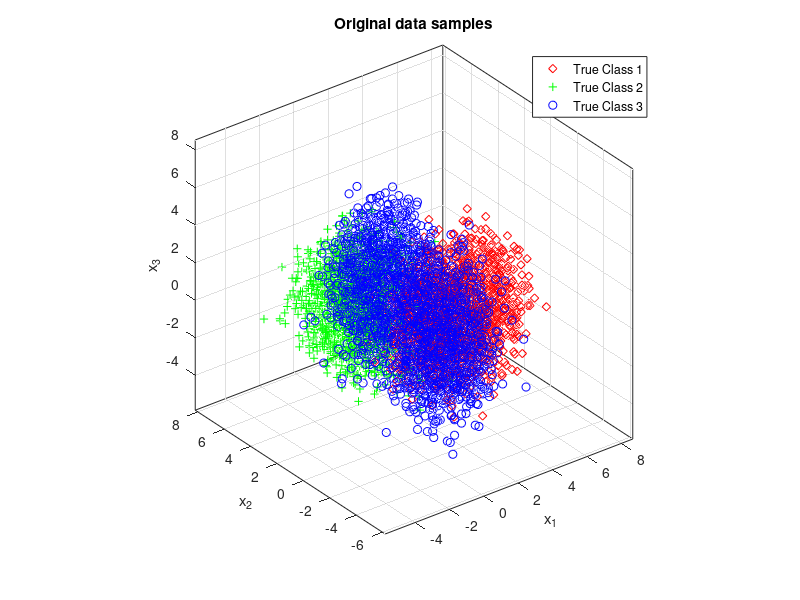
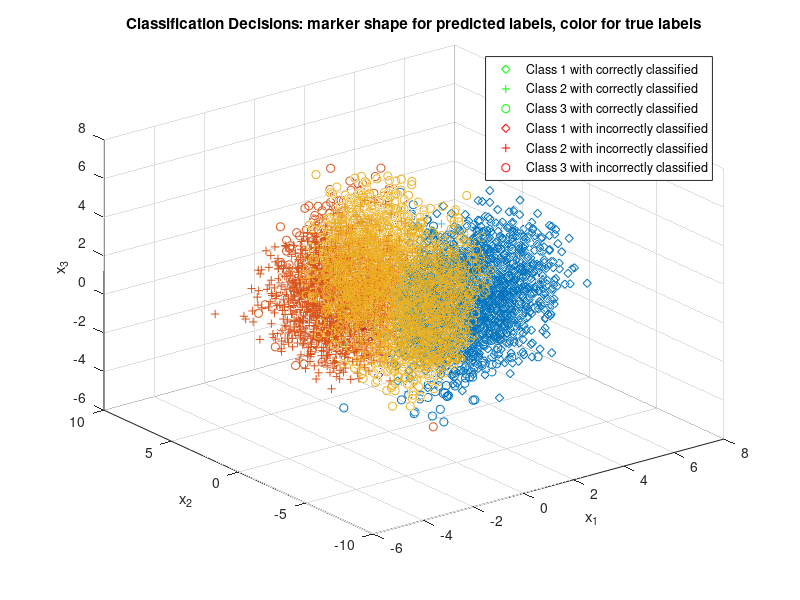

These figures' MATLAB source, in order:
close all; clear ; clc;
% Modifying provided "generateData_Exam1Question1.m" script for data generation
m(:,1) = [3;0;0]; 
Sigma(:,:,1) =[2 0 0;0 1 0;0 0 2]; % mean and covariance of data pdf conditioned on label 1
m(:,2) = [0;3;0]; 
Sigma(:,:,2) = [1 0 0;0 2 0;0 0 2]; % mean and covariance of data pdf conditioned on label 2
m(:,3) = [-1;0;3]; 
Sigma(:,:,3) = [1 0 0;0 1 0;0 0 3];% mean and covariance of data pdf conditioned on label 3 part1
m(:,4) = [0;-3;1]; 
Sigma(:,:,4) = [1 0 0;0 1 0;0 0 3];% mean and covariance of data pdf conditioned on label 3 part 2
Lambda = [0 1 1; 1 0 1; 1 1 0];%loss matrix
Lambda10=[0 1 10;1 0 10;1 1 0];%loss matrix10
Lambda100=[0 1 100;1 0 100;1 1 0];%loss matrix100
classPriors = [0.3,0.3,0.2,0.2]; 
thr = [0,cumsum(classPriors)];
N = 10000; 
u = rand(1,N); 
L = zeros(1,N); 
x = zeros(3,N);
figure(1),
markerList = {'d','+','o','o'};
colorList = {'r','g','b','b'};
for l = 1:4
    indices = find(thr(l)<=u & u<thr(l+1)); % if u happens to be precisely 1, that sample will get omitted - needs to be fixed
    L(1,indices) = l*ones(1,length(indices));
    x(:,indices) = mvnrnd(m(:,l),Sigma(:,:,l),length(indices))';
    plot3(x(1,indices),x(2,indices),x(3,indices),[markerList{l},colorList{l}]); hold on; 
end
axis equal;
grid on; box on;
xlabel('x_1');
ylabel('x_2');
zlabel('x_3');
title('Original data samples');
legend('True Class 1','True Class 2','True Class 3');

% Part A
% Evaluate the MPE discriminant function for each class and observation
[n,N] = size(x);
g =zeros(3,N); % will construct a discriminant scores matrix
mu_f = m;
mu_f(:,3) = (m(:,3)+m(:,4))./2;
Sigma_f = zeros(3,3,3);
Sigma_f(:,:,[1 2]) = Sigma(:,:,[1 2]);
Sigma_f(:,:,3) = (Sigma(:,:,3)+Sigma(:,:,4))./4;
for k = 1:3
    mu = mu_f(:,k);
    cov = Sigma_f(:,:,k);
    prior = classPriors(k);
    C = ((2*pi)^n * det(cov))^(-1/2);
    E = -0.5*sum((x-repmat(mu,1,N)).*(cov\(x-repmat(mu,1,N))),1); 
    g(k,:) = log(C*exp(E)) + log(prior);
end
[~,k_hat] = max(g);
L(L==4) = 3;
% Present the results
Nc1 = sum(L==1); Nc2 = sum(L==2); Nc3 = sum(L==3);
fprintf('Number of samples from Class 1: %d, Class 2: %d, Class 3: %d\n', Nc1, Nc2, Nc3);
fprintf('Confusion Matrix (rows: Predicted class, columns: True class): \n'); 
confMat = confusionmat(k_hat,L); disp(confMat);
fprintf('Total number of misclassified samples: %d \n', N - sum(diag(confMat)));
Pe = (N - sum(diag(confMat)))/ N;
fprintf('Empirically Estimated Probability of Error: %.4f \n', Pe);
%calculate each situation  true1-predict1...
t1p1 = ((L==1) & (k_hat==1)); t1p2 = ((L==1) & (k_hat==2)); t1p3 = ((L==1) & (k_hat==3)); 
t2p1 = ((L==2) & (k_hat==1)); t2p2 = ((L==2) & (k_hat==2)); t2p3 = ((L==2) & (k_hat==3));  
t3p1 = ((L==3) & (k_hat==1)); t3p2 = ((L==3) & (k_hat==2)); t3p3 = ((L==3) & (k_hat==3));
figure(2),
axis equal;grid on; box on; 
%scatter3(x(1,t1p1),x(2,t1p1),x(3,t1p1));
scatter3(x(1,t1p1),x(2,t1p1),x(3,t1p1),[markerList{1},colorList{2}]); hold on;
scatter3(x(1,t2p2),x(2,t2p2),x(3,t2p2),[markerList{2},colorList{2}]); 
scatter3(x(1,t3p3),x(2,t3p3),x(3,t3p3),[markerList{3},colorList{2}]);
scatter3(x(1,t1p2),x(2,t1p2),x(3,t1p2),[markerList{1},colorList{1}]); 
scatter3(x(1,t1p3),x(2,t1p3),x(3,t1p3),[markerList{1},colorList{1}]);
scatter3(x(1,t2p1),x(2,t2p1),x(3,t2p1),[markerList{2},colorList{1}]);
scatter3(x(1,t2p3),x(2,t2p3),x(3,t2p3),[markerList{2},colorList{1}]); 
scatter3(x(1,t3p1),x(2,t3p1),x(3,t3p1),[markerList{3},colorList{1}]);
scatter3(x(1,t3p2),x(2,t3p2),x(3,t3p2),[markerList{3},colorList{1}]);
xlabel('x_1');
ylabel('x_2');
zlabel('x_3');
title('Classification Decisions: marker shape for predicted labels, color for true labels');
% Generate an informative artifical legend with dummy data
dummy(1) = plot(nan,nan,[markerList{1},colorList{2}]); 
dummy(2) = plot(nan,nan,[markerList{2},colorList{2}]);
dummy(3) = plot(nan,nan,[markerList{3},colorList{2}]);
dummy(4) = plot(nan,nan,[markerList{1},colorList{1}]);
dummy(5) = plot(nan,nan,[markerList{2},colorList{1}]);
dummy(6) = plot(nan,nan,[markerList{3},colorList{1}]);
legend(dummy, {'Class 1 with correctly classified','Class 2 with correctly classified',...
    'Class 3 with correctly classified','Class 1 with incorrectly classified',...
    'Class 2 with incorrectly classified', 'Class 3 with incorrectly classified'});



